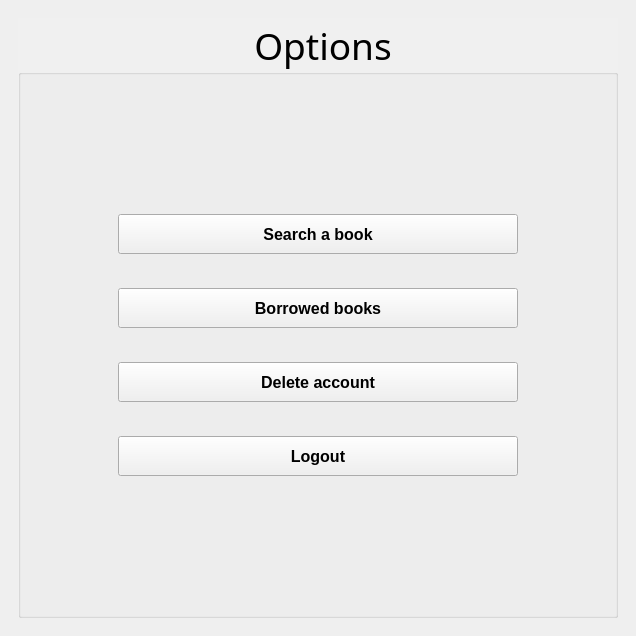
<?xml version="1.0" encoding="UTF-8"?>
<ui version="4.0">
 <class>UserInterface</class>
 <widget class="QWidget" name="UserInterface">
  <property name="geometry">
   <rect>
    <x>0</x>
    <y>0</y>
    <width>636</width>
    <height>636</height>
   </rect>
  </property>
  <property name="windowTitle">
   <string>Library</string>
  </property>
  <property name="windowIcon">
   <iconset>
    <normaloff>library.png</normaloff>library.png</iconset>
  </property>
  <layout class="QGridLayout" name="gridLayout_4">
   <item row="0" column="1">
    <spacer name="verticalSpacer_7">
     <property name="orientation">
      <enum>Qt::Vertical</enum>
     </property>
     <property name="sizeHint" stdset="0">
      <size>
       <width>20</width>
       <height>41</height>
      </size>
     </property>
    </spacer>
   </item>
   <item row="1" column="0">
    <spacer name="horizontalSpacer_3">
     <property name="orientation">
      <enum>Qt::Horizontal</enum>
     </property>
     <property name="sizeHint" stdset="0">
      <size>
       <width>110</width>
       <height>20</height>
      </size>
     </property>
    </spacer>
   </item>
   <item row="1" column="1" rowspan="2">
    <widget class="QGroupBox" name="optionsBox">
     <property name="minimumSize">
      <size>
       <width>600</width>
       <height>600</height>
      </size>
     </property>
     <property name="font">
      <font>
       <family>Forte</family>
       <pointsize>28</pointsize>
       <weight>50</weight>
       <bold>false</bold>
      </font>
     </property>
     <property name="layoutDirection">
      <enum>Qt::LeftToRight</enum>
     </property>
     <property name="styleSheet">
      <string notr="true">background-color: rgb(240, 240, 240);</string>
     </property>
     <property name="title">
      <string>Options</string>
     </property>
     <property name="alignment">
      <set>Qt::AlignCenter</set>
     </property>
     <layout class="QGridLayout" name="gridLayout_3">
      <item row="0" column="0">
       <layout class="QGridLayout" name="gridLayout_2">
        <item row="0" column="1">
         <spacer name="verticalSpacer">
          <property name="orientation">
           <enum>Qt::Vertical</enum>
          </property>
          <property name="sizeHint" stdset="0">
           <size>
            <width>20</width>
            <height>40</height>
           </size>
          </property>
         </spacer>
        </item>
        <item row="1" column="0">
         <spacer name="horizontalSpacer">
          <property name="orientation">
           <enum>Qt::Horizontal</enum>
          </property>
          <property name="sizeHint" stdset="0">
           <size>
            <width>40</width>
            <height>20</height>
           </size>
          </property>
         </spacer>
        </item>
        <item row="1" column="1">
         <layout class="QGridLayout" name="gridLayout">
          <item row="1" column="0">
           <spacer name="verticalSpacer_3">
            <property name="orientation">
             <enum>Qt::Vertical</enum>
            </property>
            <property name="sizeHint" stdset="0">
             <size>
              <width>20</width>
              <height>28</height>
             </size>
            </property>
           </spacer>
          </item>
          <item row="3" column="0">
           <widget class="QPushButton" name="borrowedBooks">
            <property name="minimumSize">
             <size>
              <width>400</width>
              <height>40</height>
             </size>
            </property>
            <property name="font">
             <font>
              <pointsize>12</pointsize>
              <weight>75</weight>
              <bold>true</bold>
              <kerning>true</kerning>
             </font>
            </property>
            <property name="text">
             <string>Borrowed books</string>
            </property>
           </widget>
          </item>
          <item row="6" column="0">
           <spacer name="verticalSpacer_6">
            <property name="orientation">
             <enum>Qt::Vertical</enum>
            </property>
            <property name="sizeHint" stdset="0">
             <size>
              <width>20</width>
              <height>28</height>
             </size>
            </property>
           </spacer>
          </item>
          <item row="5" column="0">
           <widget class="QPushButton" name="deleteAccount">
            <property name="minimumSize">
             <size>
              <width>400</width>
              <height>40</height>
             </size>
            </property>
            <property name="font">
             <font>
              <pointsize>12</pointsize>
              <weight>75</weight>
              <bold>true</bold>
              <kerning>true</kerning>
             </font>
            </property>
            <property name="text">
             <string>Delete account</string>
            </property>
           </widget>
          </item>
          <item row="0" column="0">
           <widget class="QPushButton" name="searchBook">
            <property name="minimumSize">
             <size>
              <width>400</width>
              <height>40</height>
             </size>
            </property>
            <property name="font">
             <font>
              <pointsize>12</pointsize>
              <weight>75</weight>
              <bold>true</bold>
             </font>
            </property>
            <property name="text">
             <string>Search a book</string>
            </property>
           </widget>
          </item>
          <item row="7" column="0">
           <widget class="QPushButton" name="logout">
            <property name="minimumSize">
             <size>
              <width>400</width>
              <height>40</height>
             </size>
            </property>
            <property name="font">
             <font>
              <pointsize>12</pointsize>
              <weight>75</weight>
              <bold>true</bold>
              <kerning>true</kerning>
             </font>
            </property>
            <property name="text">
             <string>Logout</string>
            </property>
           </widget>
          </item>
          <item row="4" column="0">
           <spacer name="verticalSpacer_5">
            <property name="orientation">
             <enum>Qt::Vertical</enum>
            </property>
            <property name="sizeHint" stdset="0">
             <size>
              <width>20</width>
              <height>28</height>
             </size>
            </property>
           </spacer>
          </item>
         </layout>
        </item>
        <item row="1" column="2">
         <spacer name="horizontalSpacer_2">
          <property name="orientation">
           <enum>Qt::Horizontal</enum>
          </property>
          <property name="sizeHint" stdset="0">
           <size>
            <width>40</width>
            <height>20</height>
           </size>
          </property>
         </spacer>
        </item>
        <item row="2" column="1">
         <spacer name="verticalSpacer_2">
          <property name="orientation">
           <enum>Qt::Vertical</enum>
          </property>
          <property name="sizeHint" stdset="0">
           <size>
            <width>20</width>
            <height>40</height>
           </size>
          </property>
         </spacer>
        </item>
       </layout>
      </item>
     </layout>
    </widget>
   </item>
   <item row="2" column="2">
    <spacer name="horizontalSpacer_4">
     <property name="orientation">
      <enum>Qt::Horizontal</enum>
     </property>
     <property name="sizeHint" stdset="0">
      <size>
       <width>109</width>
       <height>20</height>
      </size>
     </property>
    </spacer>
   </item>
   <item row="3" column="1">
    <spacer name="verticalSpacer_8">
     <property name="orientation">
      <enum>Qt::Vertical</enum>
     </property>
     <property name="sizeHint" stdset="0">
      <size>
       <width>20</width>
       <height>41</height>
      </size>
     </property>
    </spacer>
   </item>
  </layout>
 </widget>
 <layoutdefault spacing="6" margin="11"/>
 <tabstops>
  <tabstop>searchBook</tabstop>
  <tabstop>borrowedBooks</tabstop>
  <tabstop>deleteAccount</tabstop>
  <tabstop>logout</tabstop>
 </tabstops>
 <resources>
  <include location="UserInterface.qrc"/>
 </resources>
 <connections/>
</ui>
